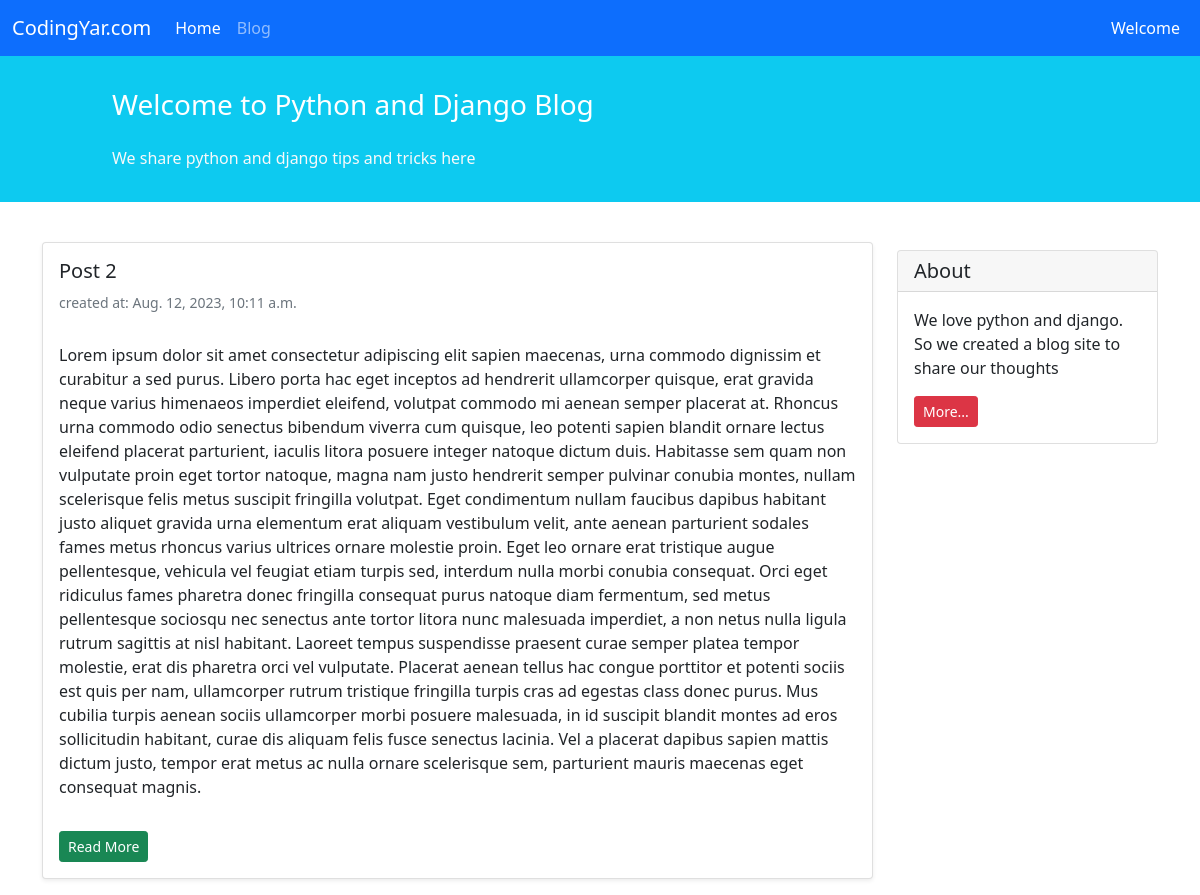
/blog/, run on an earlier commit of the app's database.
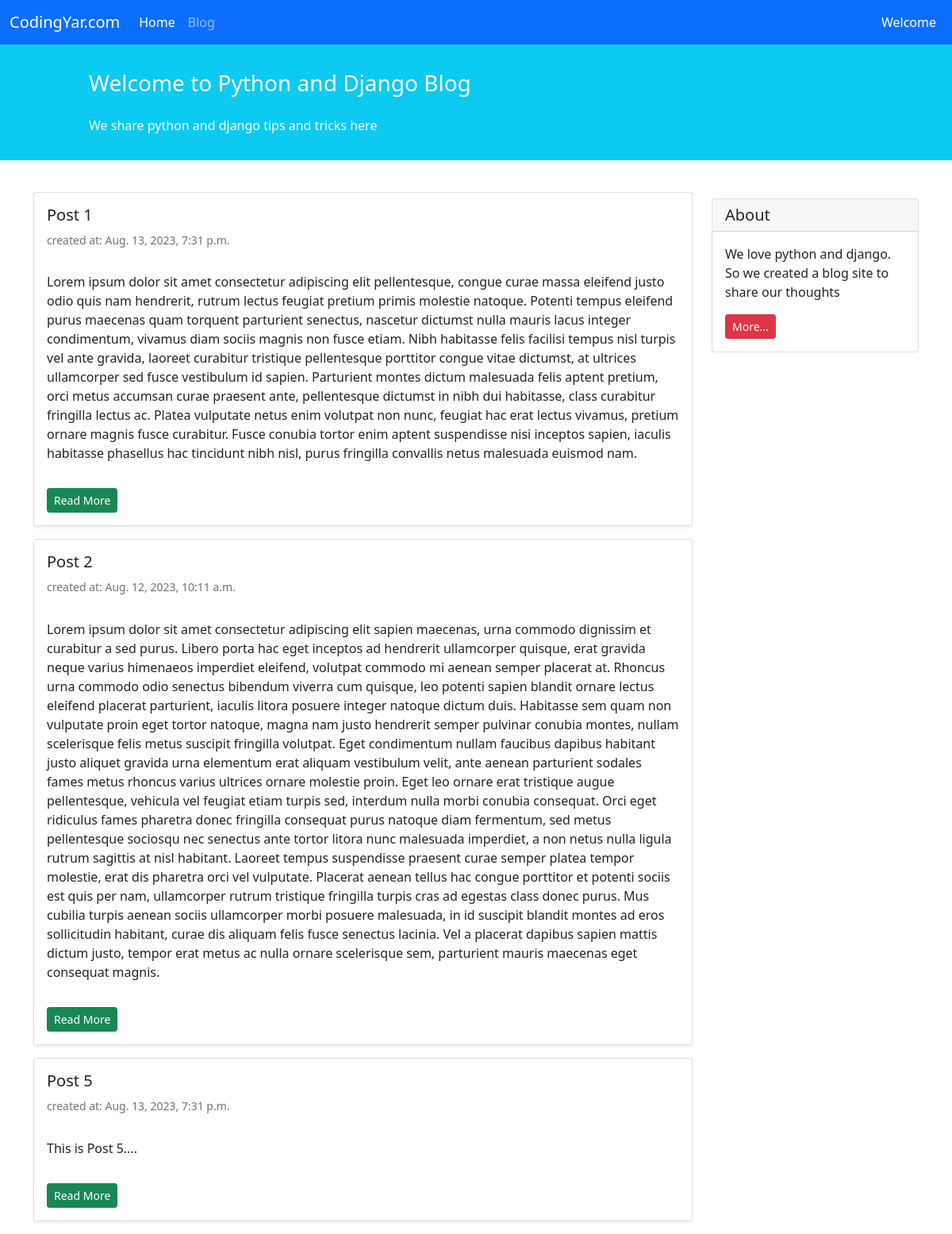
And on a later commit of the database.
### blog/models.py (models this page shows, shortened)
class Post(models.Model):
    STATUS_CHOICES = (
        ('pub', 'published'),
        ('drf', 'draft'),
    )
    title = models.CharField(max_length=100)
    author = models.CharField(max_length=50)
    text = models.TextField()
    author = models.ForeignKey(to='auth.User', on_delete=models.CASCADE)
    datetime_created = models.DateTimeField(auto_now_add=True)
    datetime_modified = models.DateTimeField(auto_now=True)
    status = models.CharField(choices=STATUS_CHOICES, max_length=3)

### blog/views.py (the view)
# urls.py: path('', posts_list_view, name='posts_list'),
def posts_list_view(request):
    posts = Post.objects.filter(status='pub')
    context = {'posts': posts}
    return render(request, 'blog/posts_list.html', context)

### blog/templates/blog/posts_list.html (shortened to what this page needs)
{% extends '_base.html' %}
{% block content %}
    <div class="container mt-4">
        <div class="row">
            <div class="col-9">
                {% for post in posts %}
                    <div class="card shadow-sm my-3">
                        <div class="card-body">
                            <h5 class="card-title">{{ post.title }}</h5>
                            <h6 class="card-subtitle mb-2 text-muted small py-2">created at: {{ post.datetime_modified }}</h6>
                            <p class="card-text py-3">
                                {{ post.text }}
                            </p>
                            <a href={% url 'post_detail' post.id %} class="btn btn-sm btn-success"> Read More</a>
                        </div>
                    </div>
                {% endfor %}
            </div>
            <div class="col-3">
                <div class="card my-4">
                    <h5 class="card-header">About</h5>
                    <div class="card-body">
                        <p class="card-text">We love python and django. So we created a blog site to share our
                            thoughts</p>
                        <a href="#"
                        class="btn btn-sm btn-danger">
                            More...
                        </a>
                    </div>
                </div>
            </div>
        </div>
    </div>
{% endblock content %}

### templates/_base.html (shortened to what this page needs)
<!doctype html>
<html lang="en">
<head>
    <link href="https://cdn.jsdelivr.net/npm/bootstrap@5.1.3/dist/css/bootstrap.min.css" rel="stylesheet"
>
</head>
<body>
    <nav class="navbar navbar-expand-lg navbar-dark bg-primary">
        <div class="container-fluid">
            <a class="navbar-brand" href="#">CodingYar.com</a>
            <div class="collapse navbar-collapse" id="navbarNavAltMarkup">
                <div class="navbar-nav">
                    <a class="nav-link active" aria-current="page" href="#">Home</a>
                    <a class="nav-link" href="#">Blog</a>
                </div>
            </div>
            <div class="mx-2 text-white">Welcome</div>
        </div>
    </nav>
    <div class="container-fluid bg-info">
        <div class="row py-3">
            <div class="col-md-8 col-md-10 mx-auto">
                <h3 class="my-4 mt-3 text-white">Welcome to Python and Django Blog</h3>
                <p class="text-light">We share python and django tips and tricks here</p>
            </div>
        </div>
    </div>
    {% block content %}
    {% endblock content %}
</body>
</html>

What changed in the data, as far as the page shows it:
now on this page (row edited): Post: title "Post 1", datetime_modified "Aug. 13, 2023, 7:31 p.m.", text "Lorem ipsum dolor sit amet consectetur adipiscing elit pellentesque, congue curae massa eleifend justo odio quis nam hendrerit, rutrum lectus feugiat pretium primis molestie natoque. Potenti tempus eleifend purus maecenas quam torquent parturient senectus, nascetur dictumst nulla mauris lacus integer condimentum, vivamus diam sociis magnis non fusce etiam. Nibh habitasse felis facilisi tempus nisl turpis vel ante gravida, laoreet curabitur tristique pellentesque porttitor congue vitae dictumst, at ultrices ullamcorper sed fusce vestibulum id sapien. Parturient montes dictum malesuada felis aptent pretium, orci metus accumsan curae praesent ante, pellentesque dictumst in nibh dui habitasse,…"
added Post: title "Post 5", datetime_modified "Aug. 13, 2023, 7:31 p.m.", text "This is Post 5...."
